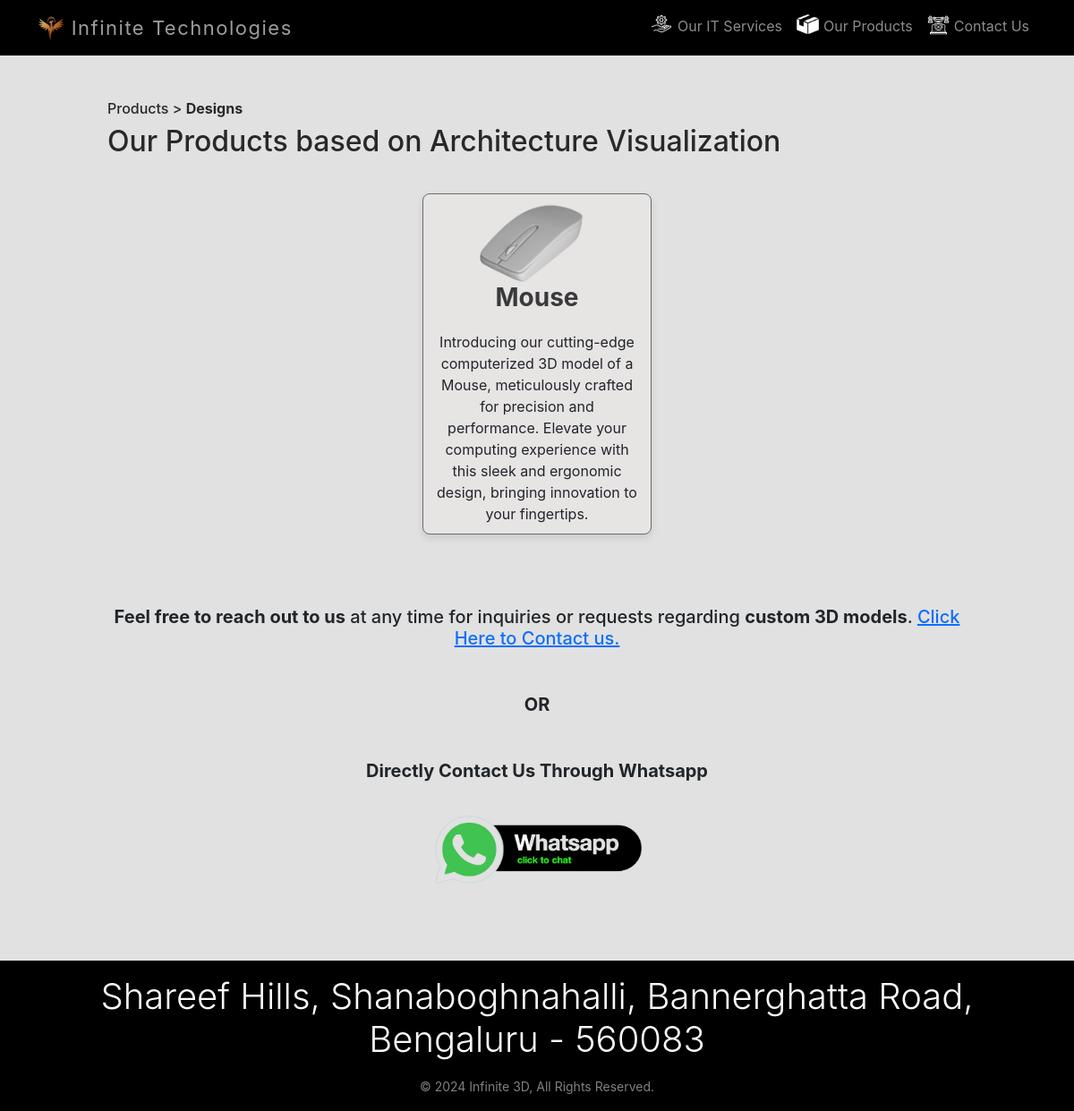
Screenshot of /products_design/ with the database file from the repository.
### service/models.py (models this page shows)
class Header(models.Model):
    navbar_link = models.TextField()
    navbar_content = models.TextField()
    navbar_icon = models.FileField(upload_to="img/", max_length=5000, null=True, default=None)

class ProductsDesign(models.Model):
    design_product_title = models.TextField()
    design_product_desc = models.TextField()
    design_external_link = models.TextField(null=True,blank=True)
    design_product_img = models.FileField(upload_to="productimg/", max_length=5000, null=True, default=None)

class Footer(models.Model):
    address = models.TextField()
    copyright = models.TextField()

### infinitetechnologies/views.py (the view)
# urls.py: path('products_design/', views.productsdesign, name='our_design_product'),
def productsdesign(request):
    designproductcategoryData=ProductsDesign.objects.all()
    data={
        'designproductcategoryData':designproductcategoryData,
        }
    return render(request,"products_design.html",data)

### service/context_processors.py (called while the page is built)
def header_and_footer(request):
    headerData = Header.objects.all()  # Replace with your actual query
    footerData = Footer.objects.all()    # Replace with your actual query
    return {'headerData': headerData, 'footerData': footerData}

### templates/products_design.html
{% extends 'base.html' %}
{% block content %}
<main>
    <section id="product" class="product">
        <div class="wrapper">
            <div class="whatwedoline">
                <h6><a href="/products/"  class="category-link">Products</a> > <b>Designs</b></h6>
                <h2>Our Products based on Architecture Visualization</h2>
            </div>
            <div class="product-container">
                {% if designproductcategoryData %}
                {% for n in designproductcategoryData %}
                <div class="product-card">
                    <a href="{{ n.design_external_link }}" target="_blank" rel="noopener noreferrer">
                        <img src="/media/{{n.design_product_img}}" alt="Product {{forloop.counter}}">
                        <h3 class="product-title-link"><b>{{n.design_product_title}}</b></h3>
                        <p class="product-description-no-link-color">{{n.design_product_desc}}</p>
                    </a>
                </div>
                {% endfor %}
                {% else %}
                <h5>Our Products Will Be Updated Soon. Sorry for any inconvenience caused.</h5>
                {% endif %}
            </div>
        </div>
      </section>
</main>
<main>
    <div class="wrapper" style="display: flex; flex-direction: column; align-items: center; text-align: center;">
        <h5 style="margin: 0;"><b>Feel free to reach out to us</b> at any time for inquiries or requests regarding <b>custom 3D models</b>. <a href="/contact/" class="Product_Link">Click Here to Contact us.</a></h5>
    </div>
</main>
<main>
    <div class="wrapper">
        <h5 style="margin: 0;"><b><center>OR</center></b></h5>
    </div>
</main>
<main>
    <div class="wrapper" style="display: flex; flex-direction: column; align-items: center; text-align: center;" id="Whatsappintegration">
        <h5><b>Directly Contact Us Through Whatsapp</b></h5>
        <a href="https://wa.me/+918310572400?text=I'm%20interested%20in%20your%20Product%20.%20Can%20I%20have%20more%20details%20" style="text-decoration: none;">
            <img src="/media/img/WhatsAppButtonGreenLarge.png" alt="" style="width: 100%; max-width: 250px; display: block; height: auto; margin: 10px auto;">
        </a>
    </div>
</main>
{% endblock content %}

### templates/header.html (shortened to what this page needs)
<!doctype html>
<html lang="en">
  <head>
    <link rel="stylesheet" href="/static/css/styles.css">
  <link href="https://cdn.jsdelivr.net/npm/bootstrap@5.0.2/dist/css/bootstrap.min.css" rel="stylesheet">
	<link href="https://cdnjs.cloudflare.com/ajax/libs/animate.css/3.7.2/animate.min.css" rel="stylesheet">
    <link href="https://cdn.jsdelivr.net/npm/bootstrap@5.3.2/dist/css/bootstrap.min.css" rel="stylesheet">
  </head>
  <body>
  <nav class="navbar navbar-expand-lg navbar-dark bg-black">
    <div class="container">
        <a class="navbar-title navbar-dark" href="/">
            <img src="/media/logo/titlepic.png" alt="" width="30" height="28" class="d-inline-block align-text-top">
            Infinite Technologies
        </a>
        <div class="collapse navbar-collapse" id="navbarNav">
            <ul class="navbar-nav ms-auto">
              {% for n in headerData %}
                <li class="nav-item">
                  <a class="nav-link{% if request.path == '/{{n.navbar_link}}/' %} active {% endif %}" href="/{{n.navbar_link}}/">
                    <img src="/media/{{ n.navbar_icon }}" alt="" width="30" height="30" style="padding-bottom: 6%; padding-right: 4%;">{{n.navbar_content}}
                  </a>
                </li>
              {% endfor %}
            </ul>
        </div>
    </div>
  </nav>

### templates/footer.html (shortened to what this page needs)
<footer class="bg-black py-3 mt-5 container-fluid">
    <div class="container text-light text-center">
        {% if footerData %}
        <p class="display-6 mb-3">{{footerData.0.address}}</p>
        <small class="text-white-50" >&copy; {{footerData.0.copyright}}</small>
        {% endif %}
    </div>
</footer>
</body>
</html>

### static/css/styles.css (style rules this page uses)
body { background-color: #e1e1e1 !important; font-family: -apple-system, BlinkMacSystemFont, sans-serif !important; }
.navbar-title { font-size: 22px; text-decoration: none !important; color: rgb(157, 157, 157); letter-spacing: 1.5px; }
.wrapper .whatwedoline a.category-link { color: inherit; text-decoration: none; }
.whatwedoline { color: #282828; }
.product-container { display: flex; flex-wrap: wrap; justify-content: space-around; padding: 20px; }
.product-card { background-color: #e7e4e4; position: relative; width: calc(30% - 20px); margin: 10px; border: 1px solid #6b6b6b; border-radius: 8px; overflow: hidden; box-shadow: 0 4px 8px rgba(0, 0, 0, 0.1); display: flex; flex-direction: column; transition: transform 0.3s; height: 100%; }
.product-title-link { margin: 10px; color: #3a3a3a; text-decoration: none; transition: color 0.3s ease; text-align: center; margin-top: auto; }
.product-description-no-link-color { margin: 10px; text-align: center; }
.product-card a { text-decoration: none; color: inherit; display: flex; flex-direction: column; align-items: center; height: 100%; }
.wrapper { margin: 50px auto; width: 80%; }
.wrapper h5 { margin: 0 !important; }
.wrapper img { max-width: 130px; height: auto; object-fit: cover; float: left; margin-right: 15px; }

### rows the page displays
Header: navbar_icon (picture), navbar_content "Our IT Services"
Header: navbar_icon (picture), navbar_content "Our Products"
Header: navbar_icon (picture), navbar_content "Contact Us"
ProductsDesign: design_product_img (picture), design_product_title "Mouse", design_product_desc "Introducing our cutting-edge computerized 3D model of a Mouse, meticulously crafted for precision and performance. Elevate your computing experience with this sleek and ergonomic design, bringing innovation to your fingertips."
Footer: address "Shareef Hills, Shanaboghnahalli, Bannerghatta Road, Bengaluru - 560083", copyright "2024 Infinite 3D, All Rights Reserved."
